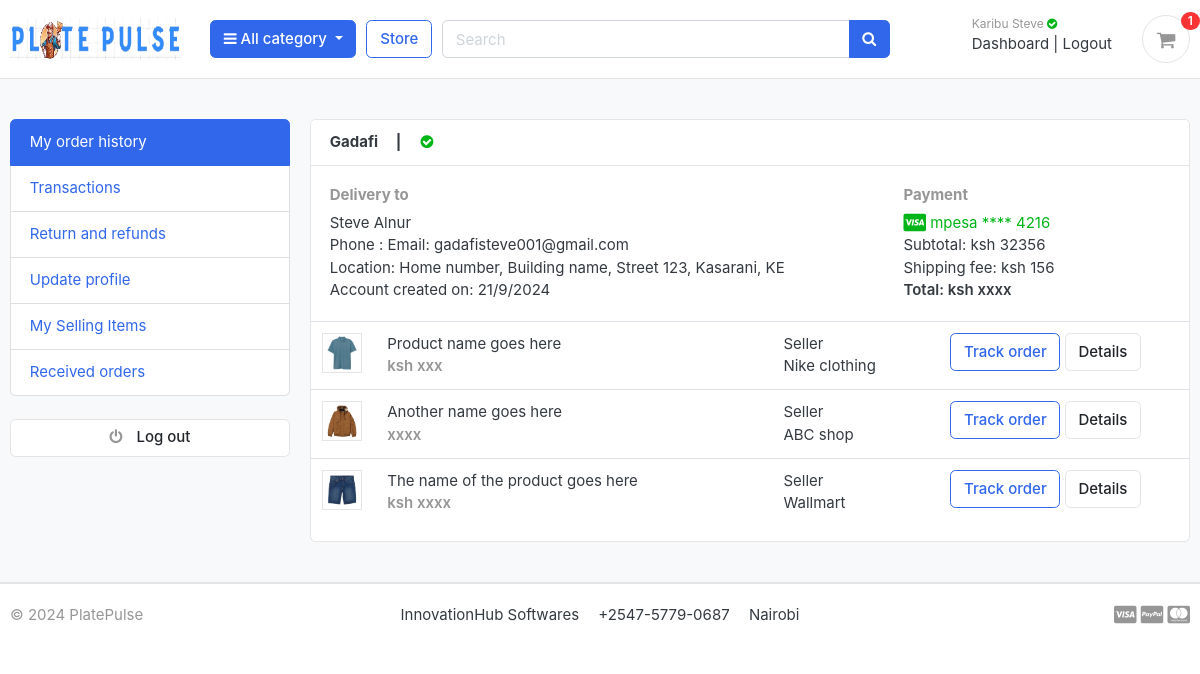
The page /accounts/dashboard/ (signed in) on the database as committed earlier.
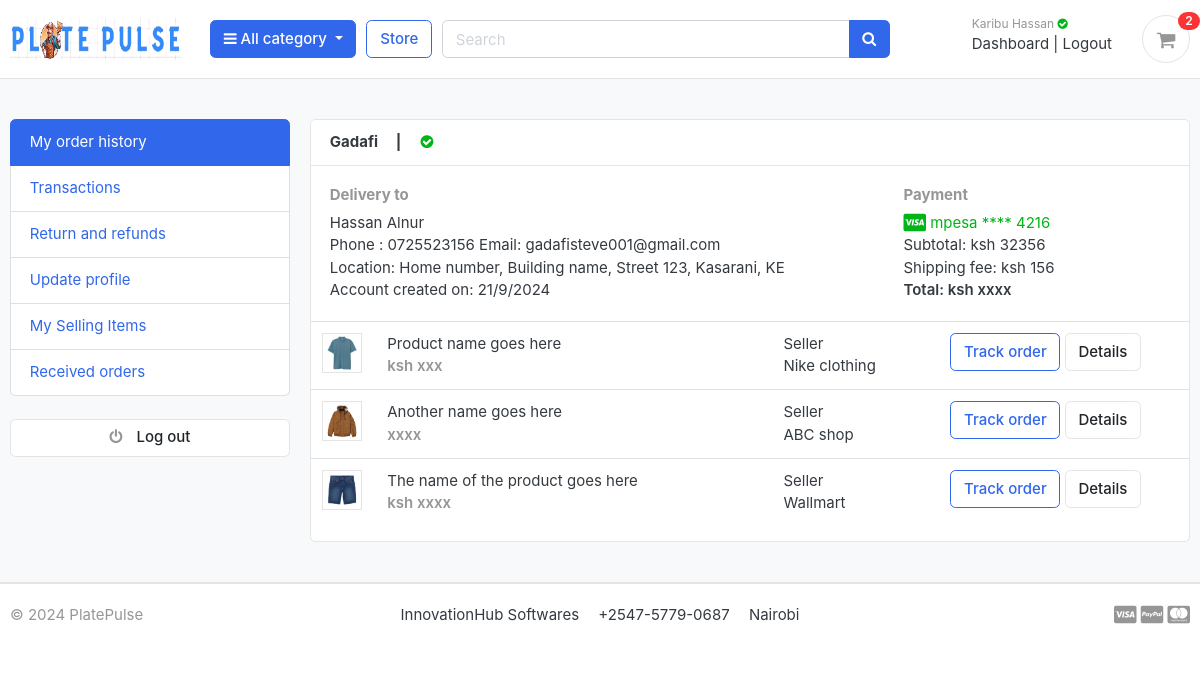
The same page on the database as committed later.
### accounts/models.py (models this page shows, shortened)
class Account(AbstractBaseUser):
    first_name      = models.CharField(max_length=50)
    last_name       = models.CharField(max_length=50)
    username        = models.CharField(max_length=50, unique=True)
    email           = models.EmailField(max_length=100, unique=True)
    phone_number    = models.CharField(max_length=50)
    date_joined     = models.DateTimeField(auto_now_add=True)
    last_login      = models.DateTimeField(auto_now_add=True)
    is_admin        = models.BooleanField(default=False)
    is_staff        = models.BooleanField(default=False)
    is_active        = models.BooleanField(default=False)
    is_superadmin        = models.BooleanField(default=False)
    USERNAME_FIELD = 'email'
    REQUIRED_FIELDS = ['username', 'first_name', 'last_name']
    objects = MyAccountManager()

### accounts/views.py (the view)
# urls.py: path('dashboard/', views.dashboard, name='dashboard'),
@login_required(login_url = 'login')
def dashboard(request):
    user = request.user
    orders = Order.objects.filter(user=user, is_ordered=True).order_by('-created_at')  # Get all completed orders
    context = {
        'orders': orders,
    }
    return render(request, 'accounts/dashboard.html' , context)

### carts/context_processors.py (called while the page is built)
def counter(request):
    cart_count = 0
    if 'admin' in request.path:
        return {}
    else:
        try:
            cart = Cart.objects.filter(cart_id=_cart_id(request))
            if request.user.is_authenticated:
                cart_items = CartItem.objects.all().filter(user=request.user)
            else:
                cart_items = CartItem.objects.all().filter(cart=cart[:1])
            for cart_item in cart_items:
                cart_count += cart_item.quantity
        except Cart.DoesNotExist:
            cart_count = 0
    return dict(cart_count=cart_count)

### carts/views.py (called while the page is built)
def _cart_id(request):
    cart = request.session.session_key
    if not cart:
        cart = request.session.create()
    return cart

### category/context_processors.py (called while the page is built)
def menu_links(request):
    links = Category.objects.all()
    return dict(links=links)

### category/models.py (called while the page is built)
    def get_url(self):
            return reverse('products_by_category', args=[self.slug])

### templates/accounts/dashboard.html (shortened to what this page needs)
{% extends 'base.html' %}
{% load static %}
{% block content %}
<section class="section-conten padding-y bg">
<div class="container">
	<div class="row">
	<aside class="col-md-3">
		<ul class="list-group">
			<a class="list-group-item active" href="#"> My order history </a>
			<a class="list-group-item" href="#"> Transactions </a>
			<a class="list-group-item" href="#"> Return and refunds </a>
			<a class="list-group-item" href="{% url 'update_profile'%}">Update profile </a>
			<a class="list-group-item" href="#"> My Selling Items </a>
			<a class="list-group-item" href="#"> Received orders </a>
		</ul>
		<br>
		<a class="btn btn-light btn-block" href="{% url 'logout' %}"> <i class="fa fa-power-off"></i> <span class="text">Log out</span> </a>
		   <br>
	</aside>
	<main class="col-md-9">
		<article class="card">
		<header class="card-header">
			<strong class="d-inline-block mr-3">{{ user.username}} &nbsp;&nbsp;&nbsp; |  </strong>
			<span>
				{% if user.is_active %}
					<i class="fa fa-check-circle text-success" aria-hidden="true"></i>
				{% else %}
					<i class="fa fa-times-circle text-muted" aria-hidden="true"></i>
				{% endif %}
			</span>
		</header>
		<div class="card-body">
			<div class="row">
				<div class="col-md-8">
					<h6 class="text-muted">Delivery to</h6>
					<p>{{ user.first_name }} {{ user.last_name }}<br>
					Phone : {{ user.phone_number }} Email: {{ user.email }} <br>
			    	Location: Home number, Building name, Street 123,  Kasarani, KE <br>
			    	Account created on: {{ user.date_joined|date:"j/n/Y" }}
			 		</p>
				</div>
				<div class="col-md-4">
					<h6 class="text-muted">Payment</h6>
					<span class="text-success">
						<i class="fab fa-lg fa-cc-visa"></i>
					    mpesa  **** 4216
					</span>
					<p>Subtotal: ksh 32356 <br>
					 Shipping fee:  ksh 156 <br>
					 <span class="b">Total:  ksh xxxx </span>
					</p>
				</div>
			</div>
		</div>
		<div class="table-responsive">
		<table class="table table-hover">
			<tr>
				<td width="65">
					<img src="{% static 'images/items/1.jpg'%}" class="img-xs border">
				</td>
				<td>
					<p class="title mb-0">Product name goes here </p>
					<var class="price text-muted">ksh xxx</var>
				</td>
				<td> Seller <br> Nike clothing </td>
				<td width="250"> <a href="#" class="btn btn-outline-primary">Track order</a> <a href="#" class="btn btn-light"> Details </a> </td>
			</tr>
			<tr>
				<td>
					<img src="{% static 'images/items/2.jpg'%}" class="img-xs border">
				</td>
				<td>
					<p class="title mb-0">Another name goes here </p>
					<var class="price text-muted">xxxx</var>
				</td>
				<td> Seller <br> ABC shop </td>
				<td> <a href="#" class="btn btn-outline-primary">Track order</a> <a href="#" class="btn btn-light"> Details </a> </td>
			</tr>
			<tr>
				<td>
					<img src="{% static 'images/items/3.jpg'%}" class="img-xs border">
				</td>
				<td>
					<p class="title mb-0">The name of the product  goes here </p>
					<var class="price text-muted">ksh  xxxx</var>
				</td>
				<td> Seller <br> Wallmart </td>
				<td> <a href="#" class="btn btn-outline-primary">Track order</a> <a href="#" class="btn btn-light"> Details </a> </td>
			</tr>
		</table>
		</div>
		</article>
	</main>
</div>
</div>
</section>
{% endblock %}

### templates/includes/navbar.html (shortened to what this page needs)
{% load static %}
<header class="section-header">
<section class="header-main border-bottom">
  <div class="container">
<div class="row align-items-center">
  <div class="col-lg-2 col-md-3 col-6">
    <a href="{% url 'home' %}" class="brand-wrap">
      <img  class="logo"  src="{% static 'img/logo.png'%}" alt="logo">
    </a>
  </div>
  <div class="col-lg col-sm col-md col-6 flex-grow-0">
    <div class="category-wrap dropdown d-inline-block float-right">
      <button type="button" class="btn btn-primary dropdown-toggle" data-toggle="dropdown">
        <i class="fa fa-bars"></i> All category
      </button>
    </div>
  </div>
  <a href="{% url 'store' %}" class="btn btn-outline-primary">Store</a>
  <div class="col-lg  col-md-6 col-sm-12 col">
    <form action="{% url 'search' %}" class="search" method='GET'>
      <div class="input-group w-100">
          <input type="text" class="form-control" style="width:60%;" placeholder="Search" name="keyword">
          <div class="input-group-append">
            <button class="btn btn-primary" type="submit">
              <i class="fa fa-search"></i>
            </button>
          </div>
        </div>
    </form>
  </div>
  <div class="col-lg-3 col-sm-6 col-8 order-2 order-lg-3">
        <div class="d-flex justify-content-end mb-3 mb-lg-0">
          {% if user.id is None %}
          <div class="widget-header">
            <small class="title text-muted">Welcome guest!</small>
            <div>
              <a href="{% url 'login' %}">Login</a> <span class="dark-transp"> | </span>
              <a href="{% url 'register' %}"> Register</a>
            </div>
          </div>
          {% else %}
          <div class="widget-header">
            <small class="title text-muted">Karibu {{user.first_name}} <i class="fa fa-check-circle text-success" aria-hidden="true"></i></small>
            <div>
              <a href="{% url 'dashboard' %}">Dashboard</a> <span class="dark-transp"> | </span>
              <a href="{% url 'logout' %}"> Logout</a>
            </div>
          </div>
          {% endif %}
          <a href="{% url 'cart' %}" class="widget-header pl-3 ml-3">
            <div class="icon icon-sm rounded-circle border"><i class="fa fa-shopping-cart"></i></div>
            <span class="badge badge-pill badge-danger notify">{{cart_count}}</span>
          </a>
        </div>
      </div>
</div>
  </div>
</section>
</header>

Rows that differ between the two databases and show on the page:
changed Account "Gadafi": first_name "Steve" → "Hassan"; phone_number (not shown) → "0725523156"
Other text that changed with them:
{{ cart_count }}: "1" → "2"
